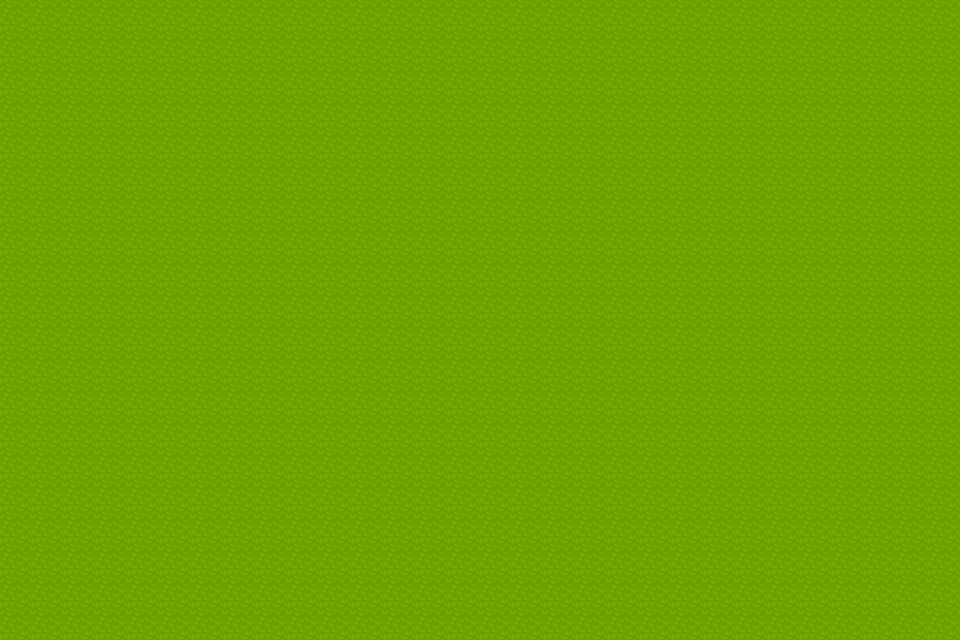

Below is a game level as drawn by its tile map, then a one-line description and the .tmx file that defines it, in full:
An orthogonal 30x20 tile map with 32x32 px tiles, 1 tile layer (Ground) and 6 objects (2x city, 2x guy, 2x node).

<map version="1.10" tiledversion="1.11.2" orientation="orthogonal" renderorder="right-down" width="30" height="20" tilewidth="32" tileheight="32" infinite="0" nextlayerid="3" nextobjectid="8">
 <tileset firstgid="1" source="[Base]BaseChip_pipo.tsx" />
 <layer id="1" name="Ground" width="30" height="20">
  <data encoding="csv">
2,2,2,2,2,2,2,2,2,2,2,2,2,2,2,2,2,2,2,2,2,2,2,2,2,2,2,2,2,2,
2,2,2,2,2,2,2,2,2,2,2,2,2,2,2,2,2,2,2,2,2,2,2,2,2,2,2,2,2,2,
2,2,2,2,2,2,2,2,2,2,2,2,2,2,2,2,2,2,2,2,2,2,2,2,2,2,2,2,2,2,
2,2,2,2,2,2,2,2,2,2,2,2,2,2,2,2,2,2,2,2,2,2,2,2,2,2,2,2,2,2,
2,2,2,2,2,2,2,2,2,2,2,2,2,2,2,2,2,2,2,2,2,2,2,2,2,2,2,2,2,2,
2,2,2,2,2,2,2,2,2,2,2,2,2,2,2,2,2,2,2,2,2,2,2,2,2,2,2,2,2,2,
2,2,2,2,2,2,2,2,2,2,2,2,2,2,2,2,2,2,2,2,2,2,2,2,2,2,2,2,2,2,
2,2,2,2,2,2,2,2,2,2,2,2,2,2,2,2,2,2,2,2,2,2,2,2,2,2,2,2,2,2,
2,2,2,2,2,2,2,2,2,2,2,2,2,2,2,2,2,2,2,2,2,2,2,2,2,2,2,2,2,2,
2,2,2,2,2,2,2,2,2,2,2,2,2,2,2,2,2,2,2,2,2,2,2,2,2,2,2,2,2,2,
2,2,2,2,2,2,2,2,2,2,2,2,2,2,2,2,2,2,2,2,2,2,2,2,2,2,2,2,2,2,
2,2,2,2,2,2,2,2,2,2,2,2,2,2,2,2,2,2,2,2,2,2,2,2,2,2,2,2,2,2,
2,2,2,2,2,2,2,2,2,2,2,2,2,2,2,2,2,2,2,2,2,2,2,2,2,2,2,2,2,2,
2,2,2,2,2,2,2,2,2,2,2,2,2,2,2,2,2,2,2,2,2,2,2,2,2,2,2,2,2,2,
2,2,2,2,2,2,2,2,2,2,2,2,2,2,2,2,2,2,2,2,2,2,2,2,2,2,2,2,2,2,
2,2,2,2,2,2,2,2,2,2,2,2,2,2,2,2,2,2,2,2,2,2,2,2,2,2,2,2,2,2,
2,2,2,2,2,2,2,2,2,2,2,2,2,2,2,2,2,2,2,2,2,2,2,2,2,2,2,2,2,2,
2,2,2,2,2,2,2,2,2,2,2,2,2,2,2,2,2,2,2,2,2,2,2,2,2,2,2,2,2,2,
2,2,2,2,2,2,2,2,2,2,2,2,2,2,2,2,2,2,2,2,2,2,2,2,2,2,2,2,2,2,
2,2,2,2,2,2,2,2,2,2,2,2,2,2,2,2,2,2,2,2,2,2,2,2,2,2,2,2,2,2
</data>
 </layer>
 <objectgroup id="2" name="Entities">
  <object id="2" name="Saskatoon" type="city" gid="294" x="544" y="320" width="32" height="32">
   <properties>
    <property name="alliance" value="East" />
    <property name="buyPrice" type="float" value="12.5" />
    <property name="sellPrice" type="float" value="15" />
    <property name="storedAmount" type="float" value="1" />
   </properties>
  </object>
  <object id="3" name="New Gumbria" type="city" gid="294" x="192" y="320" width="32" height="32">
   <properties>
    <property name="alliance" value="West" />
    <property name="buyPrice" type="float" value="10" />
    <property name="sellPrice" type="float" value="15" />
    <property name="storedAmount" type="float" value="1" />
   </properties>
  </object>
  <object id="4" name="Lookie" type="guy" gid="293" x="64" y="320" width="32" height="32">
   <properties>
    <property name="autonomyEnabled" type="bool" value="true" />
    <property name="carryCapacity" type="float" value="20" />
    <property name="idleDelay" type="float" value="0.1" />
    <property name="idleDelayJitter" type="float" value="0.3" />
    <property name="moveSpeed" type="float" value="64" />
    <property name="sprite" value="pinkeye-02.png" />
    <property name="spriteDir" value="characters/hcr/" />
   </properties>
  </object>
  <object id="5" name="f300.1" type="node" gid="301" x="64" y="384" width="32" height="32">
   <properties>
    <property name="harvestRate" type="float" value="60" />
    <property name="regenDelay" type="float" value="12" />
    <property name="regenRate" type="float" value="2" />
    <property name="resourceAmount" type="float" value="30" />
    <property name="resourceAmountMax" type="float" value="50" />
   </properties>
  </object>
  <object id="6" name="Lou" type="guy" gid="293" x="672" y="320" width="32" height="32">
   <properties>
    <property name="autonomyEnabled" type="bool" value="true" />
    <property name="carryCapacity" type="float" value="20" />
    <property name="idleDelay" type="float" value="0.1" />
    <property name="idleDelayJitter" type="float" value="0.3" />
    <property name="moveSpeed" type="float" value="64" />
    <property name="sprite" value="Male/Male 01-1.png" />
    <property name="spriteDir" value="" />
   </properties>
  </object>
  <object id="7" name="f300.1" type="node" gid="301" x="672" y="384" width="32" height="32">
   <properties>
    <property name="harvestRate" type="float" value="60" />
    <property name="regenDelay" type="float" value="12" />
    <property name="regenRate" type="float" value="2" />
    <property name="resourceAmount" type="float" value="30" />
    <property name="resourceAmountMax" type="float" value="50" />
   </properties>
  </object>
 </objectgroup>
</map>
